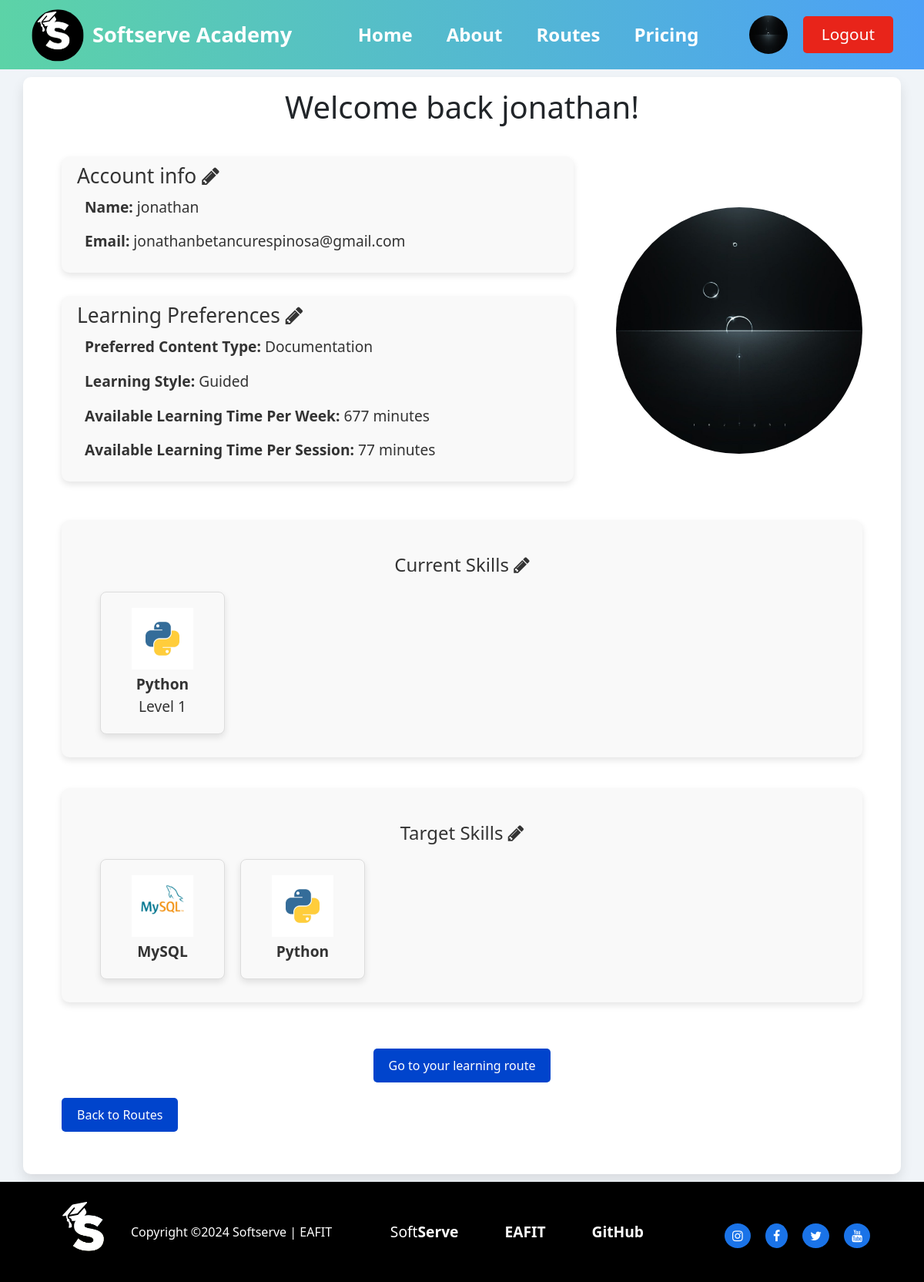
Page /user/ (signed in) on the earlier database version.
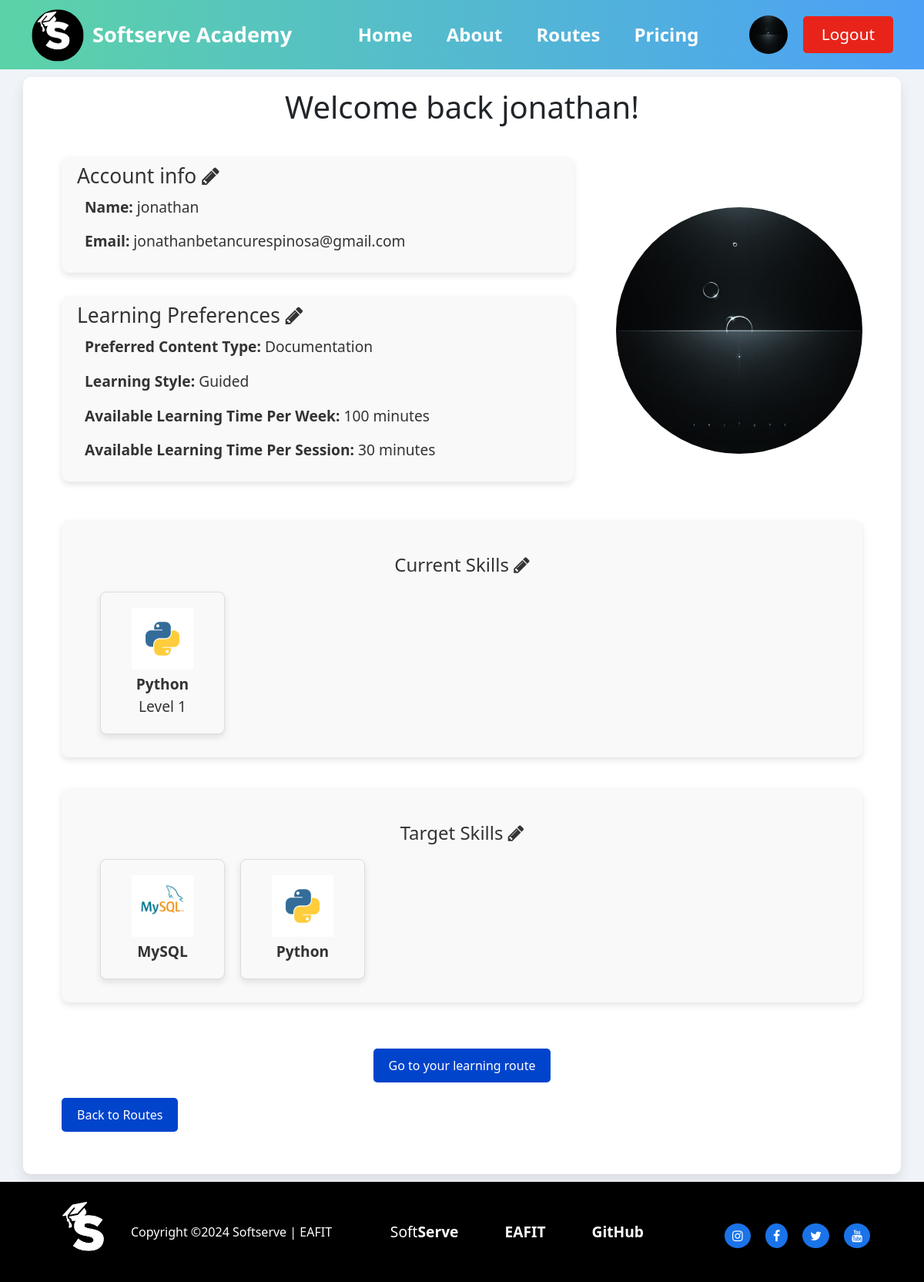
Same page on the later database version.
### user/models.py (models this page shows, shortened)
class User(AbstractBaseUser, PermissionsMixin):
    id = models.AutoField(primary_key=True)
    name = models.CharField(max_length=100)
    password = models.CharField(max_length=100)
    email = models.EmailField(unique=True)
    image = models.ImageField(upload_to="user/images/", blank=True)
    preference = models.ForeignKey(
        Preference, on_delete=models.SET_NULL, blank=True, null=True
    )
    current_skills = models.ManyToManyField(
        SkillLevel, related_name="users_current", blank=True
    )
    target_skills = models.ManyToManyField(
        SkillLevel, related_name="users_target", blank=True
    )
    learning_routes = models.ManyToManyField(
        LearningRoute, related_name="users_route", blank=True
    )
    is_active = models.BooleanField(default=True)
    is_staff = models.BooleanField(default=False)
    is_superuser = models.BooleanField(default=False)
    objects = UserManager()
    USERNAME_FIELD = "email"
    REQUIRED_FIELDS = ["name"]

### preference/models.py (models this page shows)
class Preference(models.Model):
    id = models.AutoField(primary_key=True)
    media_type = models.CharField(max_length=100, choices=MEDIA_TYPE_CHOICES)
    content_type = models.CharField(max_length=100, choices=CONTENT_TYPE_CHOICES)
    learning_type = models.CharField(max_length=100, choices=LEARNING_TYPE_CHOICES)
    time_per_week = models.IntegerField(
        validators=[MinValueValidator(5), MaxValueValidator(6000)]
    )
    time_per_session = models.IntegerField(
        validators=[MinValueValidator(5), MaxValueValidator(600)]
    )

### skill/models.py (models this page shows, shortened)
class SkillLevel(models.Model):
    id = models.AutoField(primary_key=True)
    skill = models.ForeignKey("Skill", on_delete=models.CASCADE)
    level = models.IntegerField(validators=[MinValueValidator(1), MaxValueValidator(5)])

class Skill(models.Model):
    id = models.AutoField(primary_key=True)
    name = models.CharField(max_length=100)
    skill_type = models.CharField(max_length=100, choices=SKILL_TYPE_CHOICES)
    image = models.ImageField(upload_to="skill/images/", null=True, blank=True)

### user/views.py (the view)
# urls.py: 2. Add a URL to urlpatterns:  path('', views.home, name='home')
@login_required
def home(request):
    user_id = request.session.get("user_id")
    if user_id:
        user = get_object_or_404(User, id=user_id)
        return render(request, "user.html", {"user": user})  # Happy path
    else:
        return redirect(
            "not_logged_in"
        )  # Not necessary now, because of the login_required decorator

### learning_route/models.py (called while the page is built)
    def __str__(self):
        return self.skill_level.skill.name + " - " + str(self.skill_level.level)

### user/templates/user.html (shortened to what this page needs)
{% extends "base.html" %}
{% load static %}
{% block extra_css %}
<link rel="stylesheet" href="{% static 'css/user.css' %}">
{% endblock %}
{% block content %}
<div class="header">
    <h1>Welcome back {{ user.name }}!
    </h1>
</div>
<div class="main-content">
    <div class="info">
        <div class="texts">
            <a href="{% url 'update_profile' %}" class="button-link">
                <button class="account-info">
                    <h2>Account info <i class="fa fa-pencil"></i></h2>
                    <p><strong>Name:</strong> {{ user.name }}</p>
                    <p><strong>Email:</strong> {{ user.email }}</p>
                </button>
            </a>
            <a href="{% url 'preference_create' %}" class="button-link">
                <button class="learning-preferences">
                    <h2>Learning Preferences <i class="fa fa-pencil"></i></h2>
                    {% if user.preference %}
                    <p><strong>Preferred Content Type:</strong> {{ user.preference.content_type }}</p>
                    <p><strong>Learning Style:</strong> {{ user.preference.learning_type }}</p>
                    <p><strong>Available Learning Time Per Week:</strong> {{ user.preference.time_per_week }} minutes
                    </p>
                    <p><strong>Available Learning Time Per Session:</strong> {{ user.preference.time_per_session }}
                        minutes
                    </p>
                    {% else %}
                    <p>Please set your preferences to generate your learning routes.</p>
                    {% endif %}
                </button>
            </a>
        </div>
        {% if user.image %}
        <img class="profile-pic img-fluid" src="{{ user.image.url }}" alt="Profile Picture">
        {% else %}
        <img class="profile-pic img-fluid" src="{% static 'images/default-user.png' %}" alt="Profile Picture">
        {% endif %}
    </div>
    <div class="skills">
        <a href="{% url 'update_current_skills' %}" class="button-link">
            <h2>Current Skills <i class="fa fa-pencil"></i></h2>
        </a>
        <a href="{% url 'update_current_skills' %}">
            <button class="skill-button">
                <div class="skill-set">
                    {% if user.current_skills.all %}
                    {% for skill_level in user.current_skills.all %}
                    <div class="skill">
                        <img src="{{ skill_level.skill.image.url }}">
                        <span><b>{{ skill_level.skill.name }}</b></span>
                        <span>Level {{ skill_level.level }}</span>
                    </div>
                    {% endfor %}
                    {% else %}
                    <p>You don't have current skills. Create some!</p>
                    {% endif %}
                </div>
            </button>
        </a>
    </div>
    <div class="skills">
        <a href="{% url 'update_target_skills' %}" class="button-link">
            <h2>Target Skills <i class="fa fa-pencil"></i></h2>
        </a>
        <a href="{% url 'update_target_skills' %}">
            <button class="skill-button">
                <div class="skill-set">
                    {% if user.target_skills.all %}
                    {% for skill_level in user.target_skills.all %}
                    <div class="skill">
                        <img src="{{ skill_level.skill.image.url }}">
                        <span><b>{{ skill_level.skill.name }}</b></span>
                    </div>
                    {% endfor %}
                    {% else %}
                    <p>Please set your target skills to generate their learning routes.</p>
                    {% endif %}
                </div>
            </button>
        </a>
    </div>
    <div class="learning-route">
        <a href="{% url 'learning_route' %}" class="button-link">
            <button>Go to your learning route</button>
        </a>
    </div>
    <div class="back-button">
        <a href="{% url 'learning_route' %}" class="button-link">
            <button>Back to Routes</button>
        </a>
    </div>
</div>
{% endblock %}

### SoftServeAcademy/templates/base.html (shortened to what this page needs)
<!DOCTYPE html>
<html lang="en">
{% load static %}
<head>
    <link rel="stylesheet" href="https://stackpath.bootstrapcdn.com/bootstrap/4.5.2/css/bootstrap.min.css">
    <link rel="stylesheet" href="https://cdnjs.cloudflare.com/ajax/libs/font-awesome/4.7.0/css/font-awesome.min.css">
    <link href="https://cdnjs.cloudflare.com/ajax/libs/select2/4.0.13/css/select2.min.css" rel="stylesheet" />
    <link rel="stylesheet" href="{% static 'css/header.css' %}">
    <link rel="stylesheet" href="{% static 'css/footer.css' %}">
    <link rel="stylesheet" href="{% static 'css/base.css' %}">
    {% block extra_css %}{% endblock %}
</head>
<body>
    <div class="wrapper">
        <header>
            <div class="logo">
                <a href="{% url 'home' %}"><img src="{% static 'images/2.svg' %}" alt="Logo"></a>
                <a href="{% url 'home' %}"><span>Softserve Academy</span></a>
            </div>
            <nav>
                <ul id="nav-links">
                    <li><a href="{% url 'home' %}">Home</a></li>
                    <li><a href="{% url 'about' %}">About</a></li>
                    {% if user.is_authenticated %}
                    <li class="dropdown">
                        <a href="{% url 'learning_route' %}">Routes</a>
                    </li>
                    {% endif %}
                    <li><a href="{% url 'pricing' %}">Pricing</a></li>
                </ul>
            </nav>
            <div class="auth-buttons">
                {% if user.is_authenticated %}
                <a href="{% url 'user' %}">
                    {% if user.image %}
                    <img src="{{ user.image.url }}" alt="User Photo" class="user-image">
                    {% else %}
                    <img src="{% static 'images/default-user.png' %}" alt="Default User Photo" class="user-image">
                    {% endif %}
                </a>
                <a href="{% url 'logout' %}" class="get-logout-btn">Logout</a>
                {% else %}
                <a href="{% url 'login' %}" class="login-btn">Login</a>
                <a href="{% url 'register' %}" class="get-started-btn">Get Started</a>
                {% endif %}
            </div>
        </header>
        <div class="container">
            {% block content %}
            {% endblock %}
        </div>
        <footer>
            <div class="footer-container">
                <div class="footer-left">
                    <img src="{% static 'images/2.svg' %}" alt="Logo">
                    <p>Copyright ©2024 Softserve | EAFIT</p>
                </div>
                <div class="footer-right">
                    <ul>
                        <li><a href="https://career.softserveinc.com/es/about/colombia">Soft<b>Serve</b></a></li>
                        <li><a href="https://www.eafit.edu.co/"><b>EAFIT</b></a></li>
                        <li><a href="https://github.com/QuitoTactico/SoftServe-Academy"><b>GitHub</b></a></li>
                    </ul>
                    <div class="social-media">
                        <a href="https://www.instagram.com/softserve_people/"><i class="fa fa-instagram"></i></a>
                        <a href="https://www.facebook.com/SoftServeColombia/"><i class="fa fa-facebook"></i></a>
                        <a href="https://x.com/SoftServeInc"><i class="fa fa-twitter"></i></a>
                        <a href="https://www.youtube.com/@SoftServeInc"><i class="fa fa-youtube"></i></a>
                    </div>
                </div>
            </div>
        </footer>
    </div>
</body>
</html>

### static/css/header.css (style rules this page uses)
* { margin: 0; padding: 0; }
dl, ol, ul { margin-top: 0; margin-bottom: 0rem; }
body { font-family: 'Segoe UI', Tahoma, Geneva, Verdana, sans-serif; background-color: #f0f4f8; }
.wrapper header .auth-buttons a .user-image { width: 50px; height: 50px; border-radius: 50%; margin-right: 10px; }
header { display: flex; justify-content: space-between; align-items: center; padding: 10px 20px; background: linear-gradient(to right, #5cd3a7, #4ca0f7); position: relative; z-index: 2; }
.logo { display: flex; align-items: center; }
.logo img { width: fit-content; height: 70px; margin-right: 10px; margin-left: 20px; }
.logo a span { font-size: 1.7rem; font-weight: bold; color: #fff; cursor: pointer; text-decoration: none; }
nav ul { list-style: none; display: flex; align-items: center; }
nav ul li { margin-left: 20px; position: relative; }
nav ul li a { text-decoration: none; color: #fff; font-weight: bold; font-size: 1.5rem; padding: 2px 12px; }
.auth-buttons { display: flex; align-items: center; margin-right: 20px; }
.auth-buttons .get-logout-btn { text-decoration: none; background-color: #e8241a; color: #fff; padding: 8px 24px; border-radius: 5px; margin-left: 10px; font-size: 1.3rem; }

### static/css/footer.css (style rules this page uses)
html, body { height: 100%; margin: 0; display: flex; flex-direction: column; }
.wrapper { display: flex; flex-direction: column; justify-content: space-between; flex: 1; }
footer { background-color: #000; color: #fff; padding: 20px 0; width: 100%; }
.footer-container { display: flex; justify-content: space-between; align-items: center; flex-wrap: wrap; margin-inline: 50px; padding: 0 20px; }
.footer-left { display: flex; align-items: center; }
.footer-left img { height: 90px; margin-right: 10px; }
.footer-left p { margin: 0; font-size: 1rem; }
.footer-right { display: flex; align-items: center; justify-content: flex-end; }
.footer-right ul { list-style: none; display: flex; padding: 0; margin-right: 60px; }
.footer-right ul li { margin: 0 30px; }
.footer-right ul li a { color: #fff; text-decoration: none; font-size: 1.2rem; }
.footer-right .social-media { margin-top: 10px; }
.footer-right .social-media a { color: #fff; font-size: 1rem; margin-left: 15px; text-decoration: none; background-color: #1a73e8; padding: 5px 10px; border-radius: 100%; }

### static/css/base.css (style rules this page uses)
* { margin: 0; padding: 0; box-sizing: content-box; }
dl, ol, ul { margin-top: 0; margin-bottom: 0rem; }
body { font-family: Arial, sans-serif; background-color: #f0f4f8; }

Differences in the rows shown:
changed User "jonathan": preference.time_per_week "677" → "100"; preference.time_per_session "77" → "30"
